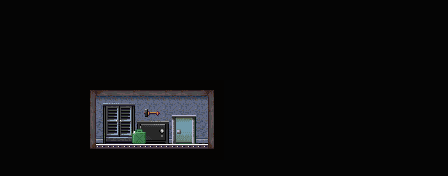

This game map was drawn from its Tiled (.tmx) file and the tilesets committed beside it. A one-line description and the trimmed map source follow:
An orthogonal 28x11 tile map with 16x16 px tiles, 2 tile layers (Skirt, Passability), 2 tilesets, 1 image layer and 2 objects (Door, Target).

<map version="1.2" tiledversion="1.3.1" orientation="orthogonal" renderorder="right-down" compressionlevel="0" width="28" height="11" tilewidth="16" tileheight="16" infinite="0" nextlayerid="8" nextobjectid="4">
 <editorsettings>
  <export target="Interior01..tmx" format="tmx" />
 </editorsettings>
 <tileset firstgid="1" source="../Tilesets/general.tsx" />
 <tileset firstgid="81" source="../Tilesets/Editor.tsx" />
 <layer id="1" name="Skirt" width="28" height="11">
  <data>[308 cells, 308 non-empty, 1 distinct tile ids]</data>
 </layer>
 <imagelayer id="7" name="Back" offsetx="80" offsety="80">
  <image source="Images/Room1.png" width="144" height="80" />
 </imagelayer>
 <layer id="3" name="Passability" width="28" height="11" opacity="0">
  <properties>
   <property name="CheckPassability" type="bool" value="true" />
  </properties>
  <data>[308 cells, 3 non-empty, 1 distinct tile ids]</data>
 </layer>
 <objectgroup id="4" name="Object Layer 1">
  <object id="1" type="Door" x="176" y="112" width="16" height="16">
   <properties>
    <property name="onCollide" value="playScene('door_common'); teleport('Warehouse/InteriorHall', 'interior04')" />
    <property name="passable" value="IMPASSABLE" />
   </properties>
  </object>
  <object id="2" name="entry" type="Target" x="176" y="128" width="16" height="16" />
 </objectgroup>
</map>
